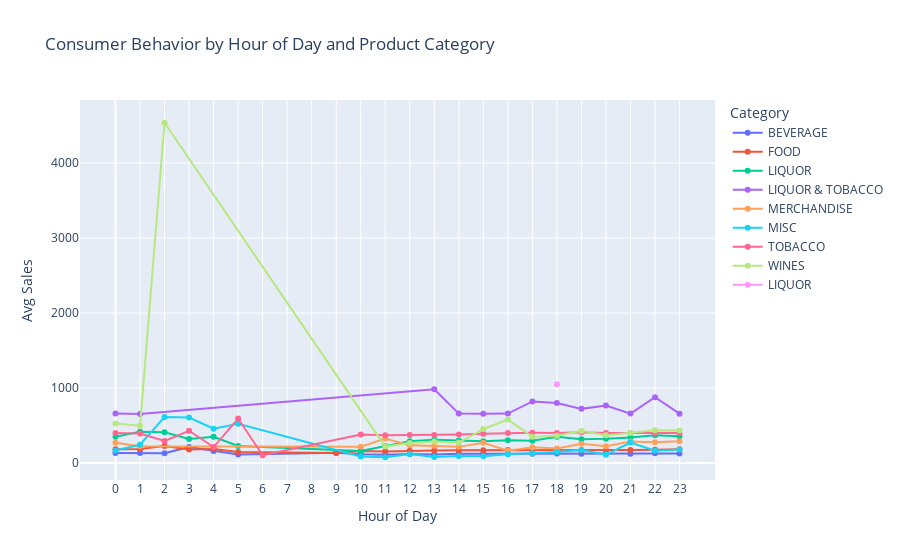

The cell this chart's notebook holds for it:
### Code cell
import plotly.express as px

# Assuming 'hourly_category_sales' is your data frame
fig = px.line(hourly_category_sales, x='hour', y='Total', color='Category', 
              markers=True, title='Consumer Behavior by Hour of Day and Product Category')

# Update axis labels
fig.update_layout(
    xaxis_title="Hour of Day",
    yaxis_title="Avg Sales",
    xaxis=dict(tickmode='array', tickvals=list(range(0, 24)))  # Show each hour on x-axis
)

# Show the interactive plot
fig.show()

### Figure 1 — Plotly figure (JSON) as saved in the notebook; plotly's stock layout.template omitted (floating-point values rounded to 4 significant figures)
{"data": [{"hovertemplate": "Category=BEVERAGE<br>hour=%{x}<br>Total=%{y}<extra></extra>", "legendgroup": "BEVERAGE", "line": {"color": "#636efa", "dash": "solid"}, "marker": {"symbol": "circle"}, "mode": "lines+markers", "name": "BEVERAGE", "orientation": "v", "showlegend": true, "type": "scatter", "x": [0, 1, 2, 3, 4, 5, 9, 10, 11, 12, 13, 14, 15, 16, 17, 18, 19, 20, 21, 22, 23], "xaxis": "x", "y": [135.1, 134.3, 131.8, 214.6, 161.8, 115.1, 137.5, 118.9, 113.2, 121.0, 115.8, 126.5, 124.5, 125.9, 125.9, 127.4, 124.2, 125.0, 125.5, 132.6, 129.7], "yaxis": "y"}, {"hovertemplate": "Category=FOOD<br>hour=%{x}<br>Total=%{y}<extra></extra>", "legendgroup": "FOOD", "line": {"color": "#EF553B", "dash": "solid"}, "marker": {"symbol": "circle"}, "mode": "lines+markers", "name": "FOOD", "orientation": "v", "showlegend": true, "type": "scatter", "x": [0, 1, 2, 3, 4, 5, 9, 10, 11, 12, 13, 14, 15, 16, 17, 18, 19, 20, 21, 22, 23], "xaxis": "x", "y": [185.3, 187.1, 227.9, 181.1, 188.7, 147.3, 136.1, 162.5, 156.0, 165.6, 167.0, 171.5, 171.1, 174.1, 173.3, 170.7, 171.0, 171.7, 175.8, 178.5, 184.2], "yaxis": "y"}, {"hovertemplate": "Category=LIQUOR<br>hour=%{x}<br>Total=%{y}<extra></extra>", "legendgroup": "LIQUOR", "line": {"color": "#00cc96", "dash": "solid"}, "marker": {"symbol": "circle"}, "mode": "lines+markers", "name": "LIQUOR", "orientation": "v", "showlegend": true, "type": "scatter", "x": [0, 1, 2, 3, 4, 5, 10, 11, 12, 13, 14, 15, 16, 17, 18, 19, 20, 21, 22, 23], "xaxis": "x", "y": [351.2, 417.1, 410.2, 322.7, 350.0, 229.7, 161.4, 229.2, 291.6, 312.6, 300.1, 291.2, 305.9, 297.8, 352.5, 317.5, 324.2, 341.9, 371.8, 359.7], "yaxis": "y"}, {"hovertemplate": "Category=LIQUOR & TOBACCO<br>hour=%{x}<br>Total=%{y}<extra></extra>", "legendgroup": "LIQUOR & TOBACCO", "line": {"color": "#ab63fa", "dash": "solid"}, "marker": {"symbol": "circle"}, "mode": "lines+markers", "name": "LIQUOR & TOBACCO", "orientation": "v", "showlegend": true, "type": "scatter", "x": [0, 1, 13, 14, 15, 16, 17, 18, 19, 20, 21, 22, 23], "xaxis": "x", "y": [660, 656.2, 984.4, 660, 658.8, 660, 822.2, 800.9, 723.1, 768.8, 660, 878.9, 658.8], "yaxis": "y"}, {"hovertemplate": "Category=MERCHANDISE<br>hour=%{x}<br>Total=%{y}<extra></extra>", "legendgroup": "MERCHANDISE", "line": {"color": "#FFA15A", "dash": "solid"}, "marker": {"symbol": "circle"}, "mode": "lines+markers", "name": "MERCHANDISE", "orientation": "v", "showlegend": true, "type": "scatter", "x": [0, 1, 10, 11, 12, 13, 14, 15, 16, 17, 18, 19, 20, 21, 22, 23], "xaxis": "x", "y": [272.0, 223.6, 219.2, 327.1, 236.9, 229.9, 216.6, 272.3, 165.9, 211.6, 195.0, 257.0, 225.3, 288.2, 278.9, 290.6], "yaxis": "y"}, {"hovertemplate": "Category=MISC<br>hour=%{x}<br>Total=%{y}<extra></extra>", "legendgroup": "MISC", "line": {"color": "#19d3f3", "dash": "solid"}, "marker": {"symbol": "circle"}, "mode": "lines+markers", "name": "MISC", "orientation": "v", "showlegend": true, "type": "scatter", "x": [0, 1, 2, 3, 4, 5, 10, 11, 12, 13, 14, 15, 16, 17, 18, 19, 20, 21, 22, 23], "xaxis": "x", "y": [169.0, 245.8, 614.2, 608.4, 457.9, 525.9, 88.69, 78.25, 120.1, 82.5, 95.1, 91.12, 118.5, 131.4, 147.1, 174.3, 112.5, 274.9, 164.0, 181.0], "yaxis": "y"}, {"hovertemplate": "Category=TOBACCO<br>hour=%{x}<br>Total=%{y}<extra></extra>", "legendgroup": "TOBACCO", "line": {"color": "#FF6692", "dash": "solid"}, "marker": {"symbol": "circle"}, "mode": "lines+markers", "name": "TOBACCO", "orientation": "v", "showlegend": true, "type": "scatter", "x": [0, 1, 2, 3, 4, 5, 6, 10, 11, 12, 13, 14, 15, 16, 17, 18, 19, 20, 21, 22, 23], "xaxis": "x", "y": [401.7, 395.5, 295.3, 431, 214.2, 594, 105, 381.3, 370.8, 374.4, 374.0, 382.0, 392.3, 400.8, 404.0, 403.1, 410.0, 399.8, 402.6, 395.8, 402.4], "yaxis": "y"}, {"hovertemplate": "Category=WINES<br>hour=%{x}<br>Total=%{y}<extra></extra>", "legendgroup": "WINES", "line": {"color": "#B6E880", "dash": "solid"}, "marker": {"symbol": "circle"}, "mode": "lines+markers", "name": "WINES", "orientation": "v", "showlegend": true, "type": "scatter", "x": [0, 1, 2, 11, 12, 13, 14, 15, 16, 17, 18, 19, 20, 21, 22, 23], "xaxis": "x", "y": [526.9, 498.8, 4536, 220.5, 267.8, 288, 274.5, 453.3, 581.9, 349.9, 365.3, 429.5, 370.3, 401.2, 437.5, 433.3], "yaxis": "y"}, {"hovertemplate": "Category=LIQUOR <br>hour=%{x}<br>Total=%{y}<extra></extra>", "legendgroup": "LIQUOR ", "line": {"color": "#FF97FF", "dash": "solid"}, "marker": {"symbol": "circle"}, "mode": "lines+markers", "name": "LIQUOR ", "orientation": "v", "showlegend": true, "type": "scatter", "x": [18], "xaxis": "x", "y": [1050], "yaxis": "y"}], "layout": {"autosize": true, "legend": {"title": {"text": "Category"}, "tracegroupgap": 0}, "title": {"text": "Consumer Behavior by Hour of Day and Product Category"}, "xaxis": {"anchor": "y", "autorange": true, "domain": [0, 1], "range": [-1.408, 24.41], "tickmode": "array", "tickvals": [0, 1, 2, 3, 4, 5, 6, 7, 8, 9, 10, 11, 12, 13, 14, 15, 16, 17, 18, 19, 20, 21, 22, 23], "title": {"text": "Hour of Day"}, "type": "linear"}, "yaxis": {"anchor": "x", "autorange": true, "domain": [0, 1], "range": [-289.6, 4904.0], "title": {"text": "Avg Sales"}, "type": "linear"}}}
